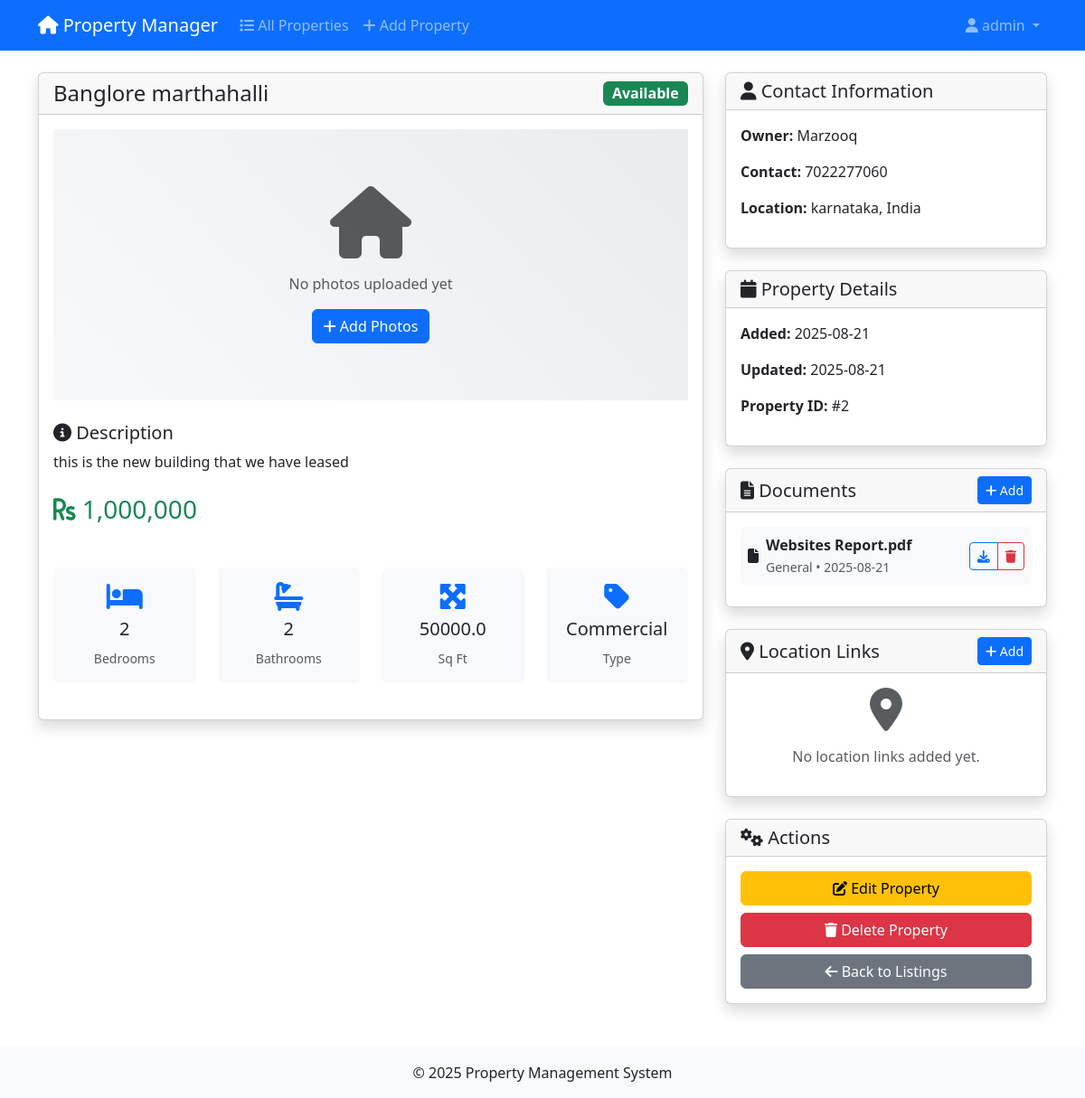
/property/2 (signed in), run on an earlier commit of the app's database.
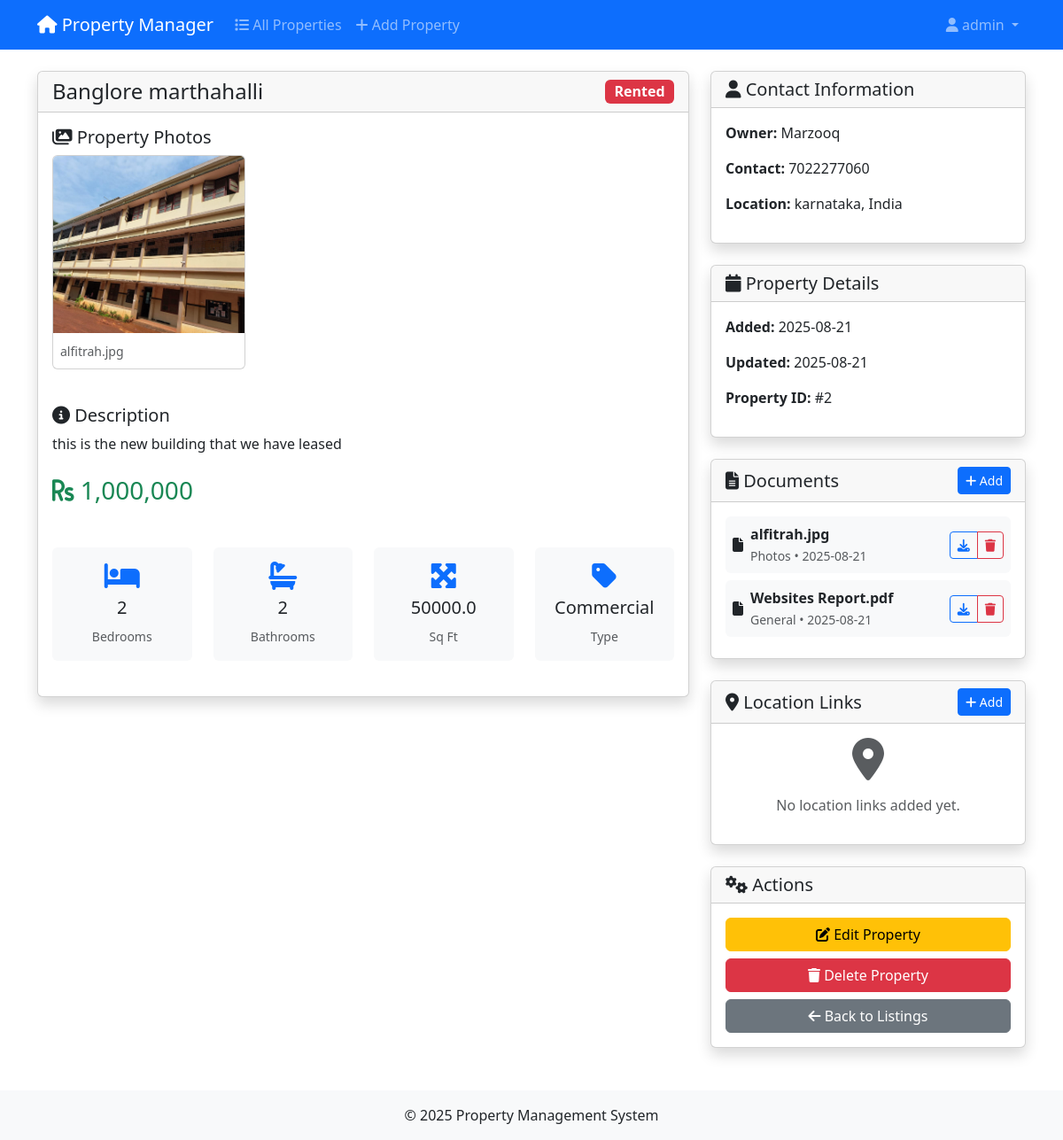
And on a later commit of the database.
### tables this page shows
CREATE TABLE properties
                 (id INTEGER PRIMARY KEY AUTOINCREMENT,
                  title TEXT NOT NULL,
                  description TEXT,
                  property_type TEXT,
                  price REAL,
                  location TEXT,
                  bedrooms INTEGER,
                  bathrooms INTEGER,
                  area REAL,
                  status TEXT DEFAULT 'Available',
                  owner_name TEXT,
                  owner_contact TEXT,
                  created_date TEXT,
                  updated_date TEXT);

CREATE TABLE property_documents
                 (id INTEGER PRIMARY KEY AUTOINCREMENT,
                  property_id INTEGER,
                  filename TEXT,
                  original_filename TEXT,
                  upload_date TEXT, document_type TEXT DEFAULT "General",
                  FOREIGN KEY (property_id) REFERENCES properties (id));

### app.py (the view)
@app.route('/property/<int:property_id>')
@login_required
def property_detail(property_id):
    conn = get_db_connection()
    property_data = conn.execute('SELECT * FROM properties WHERE id = ?', (property_id,)).fetchone()
    documents = conn.execute('SELECT * FROM property_documents WHERE property_id = ? ORDER BY upload_date DESC', (property_id,)).fetchall()
    maps_links = conn.execute('SELECT * FROM property_maps_links WHERE property_id = ? ORDER BY created_date DESC', (property_id,)).fetchall()
    conn.close()
    if property_data is None:
        flash('Property not found!', 'error')
        return redirect(url_for('index'))
    return render_template('property_detail.html', property=property_data, documents=documents, maps_links=maps_links)

### app.py (called while the page is built)
@login_manager.user_loader
def load_user(user_id):
    conn = get_db_connection()
    user_data = conn.execute('SELECT * FROM users WHERE id = ?', (user_id,)).fetchone()
    conn.close()
    if user_data:
        return User(user_data['id'], user_data['username'], user_data['password_hash'])
    return None

def get_db_connection():
    conn = sqlite3.connect('property_management.db')
    conn.row_factory = sqlite3.Row
    return conn

### templates/property_detail.html (shortened to what the changed rows need)
{% extends "base.html" %}
{% block content %}
<div class="row">
    <div class="col-lg-8">
        <div class="card shadow">
            <div class="card-header d-flex justify-content-between align-items-center">
                <h4 class="mb-0">{{ property.title }}</h4>
                <span class="badge bg-{{ 'success' if property.status == 'Available' else 'warning' if property.status == 'Pending' else 'danger' }} fs-6">
                    {{ property.status }}
                </span>
            </div>
            <div class="card-body">
                {% set property_photos = documents | selectattr('document_type', 'equalto', 'Photos') | list %}
                {% if property_photos %}
                <div class="property-photos mb-4">
                    <h5><i class="fas fa-images"></i> Property Photos</h5>
                    <div class="row">
                        {% for photo in property_photos[:6] %}
                        <div class="col-md-4 col-6 mb-3">
                            <div class="card h-100">
                                <img src="{{ url_for('download_file', filename=photo.filename) }}"
                                     class="card-img-top photo-gallery-item"
                                     alt="{{ photo.original_filename }}"
                                     style="height: 200px; object-fit: cover; cursor: pointer;"
                                     data-photo-url="{{ url_for('download_file', filename=photo.filename) }}"
                                     data-photo-name="{{ photo.original_filename }}">
                                <div class="card-body p-2">
                                    <small class="text-muted">{{ photo.original_filename }}</small>
                                </div>
                            </div>
                        </div>
                        {% endfor %}
                    </div>
                </div>
                {% else %}
                <div class="property-image mb-4 text-center" style="height: 300px; background: linear-gradient(45deg, #f8f9fa, #e9ecef); display: flex; align-items: center; justify-content: center;">
                    <div>
                        <i class="fas fa-home fa-5x text-muted mb-3"></i>
                        <p class="text-muted">No photos uploaded yet</p>
                        <button class="btn btn-primary" data-bs-toggle="modal" data-bs-target="#addDocumentModal" onclick="setDocumentType('Photos')">
                            <i class="fas fa-plus"></i> Add Photos
                        </button>
                    </div>
                </div>
                {% endif %}
                {% if property.description %}
                <div class="mb-4">
                    <h5><i class="fas fa-info-circle"></i> Description</h5>
                    <p>{{ property.description }}</p>
                </div>
                {% endif %}
                <div class="row mb-4">
                    {% if property.price %}
                    <div class="col-md-12 mb-3">
                        <h3 class="text-success">
                            <i class="fas fa-rupee-sign"></i> {{ "{:,.0f}".format(property.price) }}
                        </h3>
                    </div>
                    {% endif %}
                </div>
                <div class="row mb-4">
                    {% if property.bedrooms %}
                    <div class="col-md-3 col-6 text-center">
                        <div class="p-3 bg-light rounded">
                            <i class="fas fa-bed fa-2x text-primary mb-2"></i>
                            <h5>{{ property.bedrooms }}</h5>
                            <small class="text-muted">Bedroom{{ 's' if property.bedrooms != 1 else '' }}</small>
                        </div>
                    </div>
                    {% endif %}
                    {% if property.bathrooms %}
                    <div class="col-md-3 col-6 text-center">
                        <div class="p-3 bg-light rounded">
                            <i class="fas fa-bath fa-2x text-primary mb-2"></i>
                            <h5>{{ property.bathrooms }}</h5>
                            <small class="text-muted">Bathroom{{ 's' if property.bathrooms != 1 else '' }}</small>
                        </div>
                    </div>
                    {% endif %}
                    {% if property.area %}
                    <div class="col-md-3 col-6 text-center">
                        <div class="p-3 bg-light rounded">
                            <i class="fas fa-expand-arrows-alt fa-2x text-primary mb-2"></i>
                            <h5>{{ property.area }}</h5>
                            <small class="text-muted">Sq Ft</small>
                        </div>
                    </div>
                    {% endif %}
                    {% if property.property_type %}
                    <div class="col-md-3 col-6 text-center">
                        <div class="p-3 bg-light rounded">
                            <i class="fas fa-tag fa-2x text-primary mb-2"></i>
                            <h5>{{ property.property_type }}</h5>
                            <small class="text-muted">Type</small>
                        </div>
                    </div>
                    {% endif %}
                </div>
            </div>
        </div>
    </div>
    <div class="col-lg-4">
        <div class="card shadow mb-4">
            <div class="card-body">
                {% if property.owner_name %}
                <p><strong>Owner:</strong> {{ property.owner_name }}</p>
                {% endif %}
                {% if property.owner_contact %}
                <p><strong>Contact:</strong> {{ property.owner_contact }}</p>
                {% endif %}
                {% if property.location %}
                <p><strong>Location:</strong> {{ property.location }}</p>
                {% endif %}
            </div>
        </div>
        <div class="card shadow mb-4">
            <div class="card-body">
                <p><strong>Added:</strong> {{ property.created_date[:10] if property.created_date else 'N/A' }}</p>
                {% if property.updated_date and property.updated_date != property.created_date %}
                <p><strong>Updated:</strong> {{ property.updated_date[:10] }}</p>
                {% endif %}
                <p><strong>Property ID:</strong> #{{ property.id }}</p>
            </div>
        </div>
        {% if documents %}
        <div class="card shadow mb-4">
            <div class="card-body">
                {% for doc in documents %}
                <div class="d-flex justify-content-between align-items-center mb-2 p-2 bg-light rounded">
                    <div class="flex-grow-1">
                        <div class="d-flex align-items-center">
                            <i class="fas fa-file me-2"></i>
                            <div>
                                <div class="fw-bold">{{ doc.original_filename }}</div>
                                <small class="text-muted">{{ doc.document_type }} • {{ doc.upload_date[:10] if doc.upload_date else 'N/A' }}</small>
                            </div>
                        </div>
                    </div>
                    <div class="btn-group" role="group">
                        <a href="{{ url_for('download_file', filename=doc.filename) }}" class="btn btn-sm btn-outline-primary" target="_blank">
                            <i class="fas fa-download"></i>
                        </a>
                        <button type="button" class="btn btn-sm btn-outline-danger" data-bs-toggle="modal" data-bs-target="#deleteDocumentModal" data-document-id="{{ doc.id }}" data-document-name="{{ doc.original_filename }}">
                            <i class="fas fa-trash"></i>
                        </button>
                    </div>
                </div>
                {% endfor %}
            </div>
        </div>
        {% endif %}
    </div>
</div>
{% endblock %}

What changed in the data, as far as the page shows it:
changed properties "Banglore marthahalli": status "Available" → "Rented"
added property_documents: filename+original_filename (picture), original_filename "alfitrah.jpg", document_type "Photos", upload_date "2025-08-21"
Also different on the page:
text no longer shown: "No photos uploaded yet Add Photos"
text now shown: "Property Photos"
